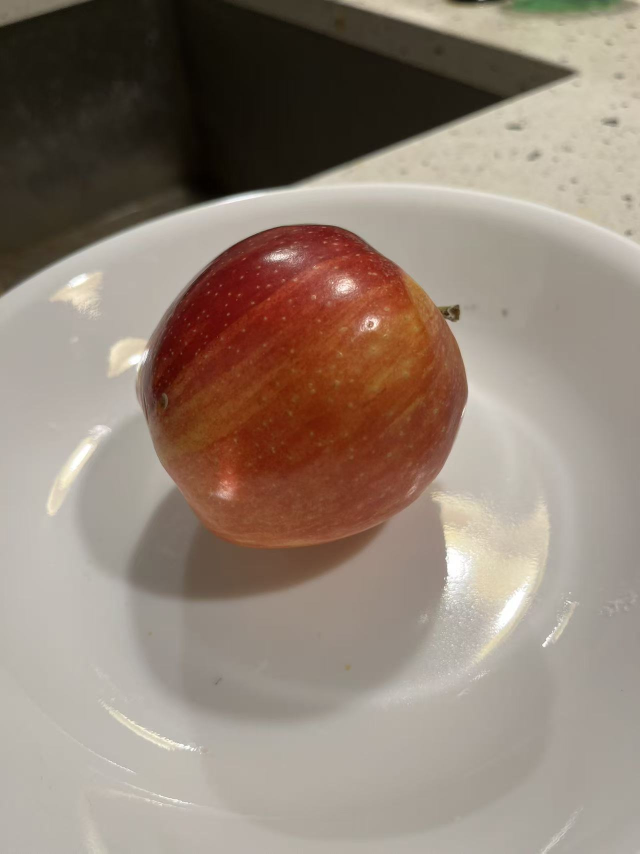
#> input picture test_images/01300169_001.jpg, 1280 x 1707 px (shown at 1/2 size)
$ python -i preprocess_utils.py   (imports and definitions only)   (older library calls are emulated)
#> lines starting #> are read from the running program, lines starting #| are printed output that depends on the picture; after the words box and inside, x2 and y2 are one past the last pixel; in counts of white or black regions, pixels touching at a corner belong together
import cv2
import numpy as np
from skimage import morphology
from pyefd import elliptic_fourier_descriptors
import mahotas
import matplotlib.pyplot as plt

### STEP 1: invariance normalization
# Shuo Li & Ji Li

# Image size and (future) orientation policy
TARGET_SIZE = (90, 90)
# Note:
# Orientation policy is defined for later pipeline stages.
# Step 1 does not perform rotation
ELONGATED_FRUITS = {"cucumber", "carrot"}  # may apply rotation in later stages
SPHERICAL_FRUITS = {"apple", "orange"}     # no rotation needed


# -------- Step 1: Input & Basic Normalisation --------
def load_and_normalize(path, target_size=TARGET_SIZE):
    # Read image from file
#> called with path = '../test_images/01300169_001.jpg', target_size = (90, 90)
    img_bgr = cv2.imread(path)
#> img_bgr is the input picture: shape (1707, 1280, 3); mean B, G, R 117.4, 130.1, 145.6
    if img_bgr is None:
        raise ValueError(f"Could not read image: {path}")

    # Convert BGR to RGB
    img_rgb = cv2.cvtColor(img_bgr, cv2.COLOR_BGR2RGB)

    # Resize to a fixed resolution
    img_resized = cv2.resize(img_rgb, target_size, interpolation=cv2.INTER_AREA)

    # --- (A) Light Gaussian smoothing to suppress sensor noise
    # (small kernel to preserve edges for segmentation stage) ---
    img_resized = cv2.GaussianBlur(img_resized, (3, 3), 0)
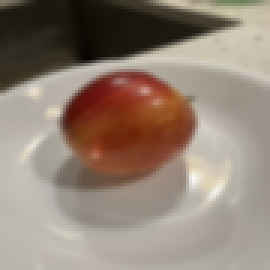
#> img_resized: shape (90, 90, 3) (shown 3 times larger); mean R, G, B 145.7, 130.2, 117.4

    # --- (B) Gray-world white balance (color constancy) ---
    img_float = img_resized.astype(np.float32)
    mean_rgb = img_float.reshape(-1, 3).mean(axis=0)
#> mean_rgb = [145.7, 130.2, 117.4]
    mean_gray = mean_rgb.mean()
#> mean_gray = 131.1
    scale = mean_gray / (mean_rgb + 1e-6)
#> scale = [0.9, 1.01, 1.12]
    img_wb = img_float * scale
    img_wb = np.clip(img_wb, 0, 255).astype(np.uint8)

    # --- (C) Illumination normalization: CLAHE on V channel ---
    hsv = cv2.cvtColor(img_wb, cv2.COLOR_RGB2HSV)
#> hsv: shape (90, 90, 3); mean H, S, V 73.4, 56.1, 143.4
    h, s, v = cv2.split(hsv)
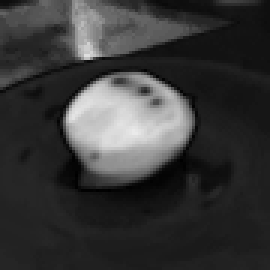
#> s: shape (90, 90) (shown 3 times larger); min 0, max 234, mean 56.1
    clahe = cv2.createCLAHE(clipLimit=2.0, tileGridSize=(8, 8))
    v2 = clahe.apply(v)
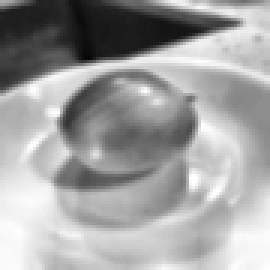
#> v2: shape (90, 90) (shown 3 times larger); min 7, max 255, mean 161.3
    hsv2 = cv2.merge((h, s, v2))
#> hsv2: shape (90, 90, 3); mean H, S, V 73.4, 56.1, 161.3
    img_norm = cv2.cvtColor(hsv2, cv2.COLOR_HSV2RGB)
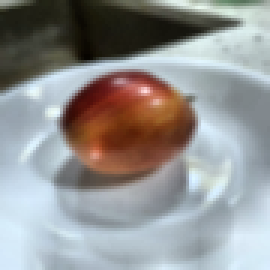
#> img_norm: shape (90, 90, 3) (shown 3 times larger); mean R, G, B 146.6, 146.9, 146.5

    # Ensure output is uint8
    img_norm = img_norm.astype(np.uint8)

    return img_norm

### STEP 2-1: segmentation
# Changrong Zheng


# Design goals (per proposal):
# - Colour-based segmentation (preferred over grayscale for similarly-shaped items with different chromatic patterns)
# - Produce a binary mask (0 = background, 255 = object) for downstream shape + colour feature extraction
# - Keep this step *structural-free*: mask refinement is handled in STEP 3
from skimage.filters import threshold_otsu

def _corner_samples(arr: np.ndarray, patch: int = 10) -> np.ndarray:
    """Collect pixels from four corner patches (shape: [N, C])."""
    H, W = arr.shape[:2]
    p = int(min(patch, H // 2, W // 2))
    if p <= 0:
        return arr.reshape(-1, arr.shape[-1])
    corners = np.concatenate(
        [
            arr[:p, :p].reshape(-1, arr.shape[-1]),
            arr[:p, -p:].reshape(-1, arr.shape[-1]),
            arr[-p:, :p].reshape(-1, arr.shape[-1]),
            arr[-p:, -p:].reshape(-1, arr.shape[-1]),
        ],
        axis=0,
    )
    return corners

def segment_fruit(
    img_rgb: np.ndarray,
    patch: int = 10,
    bg_quantile: float = 0.995,
    v_min_floor: int = 20,
    reg: float = 1e-3,
) -> np.ndarray:
    """Colour-based segmentation using a background chroma model.

    This function uses Step 1's normalised RGB image (uint8) and returns a *raw*
    binary mask. Any morphological/structural cleanup (hole-filling, largest CC,
    closing/opening, etc.) is intentionally deferred to STEP 3.

    Method summary
    -------------
    1) Convert RGB -> Lab and HSV.
    2) Estimate a background model from corner patches using Lab chroma (a*, b*).
       Background pixels should be close to the corners in typical acquisitions.
    3) Compute per-pixel (regularised) Mahalanobis distance in (a*, b*) space.
    4) Threshold distances to obtain a binary mask; auto-correct if too strict/loose.

    Parameters
    ----------
    img_rgb : np.ndarray
        Normalised RGB image (H x W x 3), uint8, typically 90x90.
    patch : int
        Corner patch size used to estimate background statistics.
    bg_quantile : float
        Quantile of background distance used as the initial threshold.
    v_min_floor : int
        Minimum V (brightness) floor to suppress very dark noise.
    reg : float
        Diagonal regularisation added to the background covariance (stability).

    Returns
    -------
    mask : np.ndarray
        uint8 mask with values {0, 255}, same height/width as the input.
    """
#> called with patch = 10, bg_quantile = 0.995, v_min_floor = 20, reg = 0.001
    if img_rgb.dtype != np.uint8:
        # Be defensive: Step 1 returns uint8, but keep this robust.
        img_rgb = np.clip(img_rgb, 0, 255).astype(np.uint8)

    H, W = img_rgb.shape[:2]
#> H = 90; W = 90

    # Colour spaces
    hsv = cv2.cvtColor(img_rgb, cv2.COLOR_RGB2HSV)
#> hsv: shape (90, 90, 3); mean H, S, V 73.5, 57.1, 161.3
    lab = cv2.cvtColor(img_rgb, cv2.COLOR_RGB2LAB)
#> lab: shape (90, 90, 3); mean of channels 0, 1, 2 153.2, 129, 129.3

    # Background samples from corners
    bg_hsv = _corner_samples(hsv, patch=patch).astype(np.float32)
#> in _corner_samples, `corners = np.concatenate( [ arr[:p, :p].reshape(-1, arr.shape[-1]), ar..`: corners = 400 rows, first 8: [50, 14, 170], [50, 14, 170], [50, 14, 166], [57, 14, 161], [46, 19, 151], [46, 21, 136], [45, 25, 124], [41, 32, 112]
#> bg_hsv has the same summary as corners in _corner_samples
    bg_lab = _corner_samples(lab, patch=patch).astype(np.float32)
#> in _corner_samples (call 2), `corners = np.concatenate( [ arr[:p, :p].reshape(-1, arr.shape[-1]), ar..`: corners = 400 rows, first 8: [176, 124, 132], [176, 124, 132], [172, 124, 132], [167, 123, 132], [157, 124, 133], [143, 124, 133], [131, 123, 134], [119, 123, 135]
#> bg_lab has the same summary as corners in _corner_samples

    # Use chroma only (a*, b*) for colour separation
    bg_ab = bg_lab[:, 1:3]
#> bg_ab = 400 pairs, first value 113 to 127, second value 118 to 138
    mu = bg_ab.mean(axis=0)
#> mu = [123.7, 125.9]

    # Regularised covariance for stability on small samples
    cov = np.cov(bg_ab.T)
#> cov = [[4.02, -2.62], [-2.62, 46.75]]
    if cov.shape != (2, 2):  # safety for degenerate cases
        cov = np.eye(2, dtype=np.float32)
    cov = cov.astype(np.float32) + float(reg) * np.eye(2, dtype=np.float32)

    try:
        inv_cov = np.linalg.inv(cov)
#> inv_cov = [[0.258, 0.0145], [0.0145, 0.0222]]
    except np.linalg.LinAlgError:
        inv_cov = np.linalg.pinv(cov)

    # Mahalanobis distance map in ab-space
    ab = lab[..., 1:3].reshape(-1, 2).astype(np.float32)
#> ab = 8100 pairs, first value 109 to 169, second value 114 to 171
    diff = ab - mu.reshape(1, 2)
#> diff = 8100 pairs, first value -14.65 to 45.35, second value -11.88 to 45.12
    d2 = np.einsum("ij,jk,ik->i", diff, inv_cov, diff).reshape(H, W)
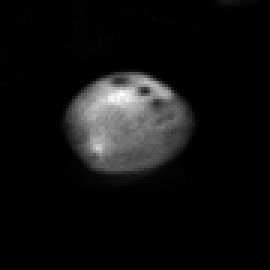
#> d2: shape (90, 90) float32 (shown 3 times larger); min 0.0332, max 599, mean 38.4; drawn with min black and max white

    # Brightness guardrail using V
    bg_v_mean = float(bg_hsv[:, 2].mean())
#> bg_v_mean = 186.4
    bg_v_std = float(bg_hsv[:, 2].std())
#> bg_v_std = 83.16
    v_min = int(max(v_min_floor, bg_v_mean - 2.0 * bg_v_std))
#> v_min = 20
    V = hsv[..., 2].astype(np.int32)

    # Threshold from background distance distribution
    # (use corner distances as a proxy for the background class)
    bg_d2 = d2.copy()
    # Only take distances in corner patches (same sampling geometry)
    bg_d2_samp = _corner_samples(bg_d2[..., None], patch=patch).reshape(-1)
#> bg_d2_samp = 400 values, max 28.82 at index 100, min 0.0711 at index 198, mean 1.99
    tau = float(np.quantile(bg_d2_samp, bg_quantile))
#> tau = 19.09

    raw = ((d2 > tau) & (V >= v_min)).astype(np.uint8) * 255
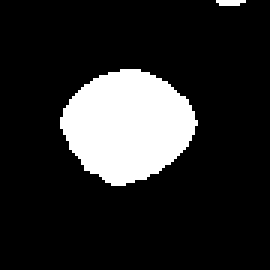
#> raw: shape (90, 90) (shown 3 times larger); 15.9% white; 2 white regions (1 under 20 px), largest, box (x1, y1, x2, y2) and area: (20, 23, 66, 62) 1270

    # Auto-correct if threshold is too strict/too loose
    frac = raw.mean() / 255.0
#> frac = 0.159
    if frac < 0.03 or frac > 0.90:
        # Fallback 1: Otsu on distance map (often works when background stats are messy)
        try:
            tau2 = float(threshold_otsu(d2.astype(np.float32)))
            raw2 = ((d2 > tau2) & (V >= v_min)).astype(np.uint8) * 255
            frac2 = raw2.mean() / 255.0
            if 0.03 <= frac2 <= 0.90:
                raw = raw2
                frac = frac2
        except Exception:
            pass

    if frac < 0.03:
        # Fallback 2: saturation thresholding (simple but robust on light backgrounds)
        S = hsv[..., 1].astype(np.int32)
        bg_s_mean = float(bg_hsv[:, 1].mean())
        bg_s_std = float(bg_hsv[:, 1].std())
        s_thresh = int(np.clip(bg_s_mean + 2.5 * bg_s_std, 25, 240))
        raw = ((S >= s_thresh) & (V >= v_min)).astype(np.uint8) * 255

    return raw

### STEP 2-2: segmentation
# Bowen Su

from scipy.signal import wiener

# [5 lines left out: function _to_float01, not called in this run]

def _to_uint8(img01: np.ndarray) -> np.ndarray:
    return np.clip(img01 * 255.0 + 0.5, 0, 255).astype(np.uint8)

# [212 lines left out: functions _apply_mask_preserve_bg, sigf_filter, color_wiener_filter, guided_box_filter, not called in this run]


### STEP 3: mask refinement
# Jinnan Li

import numpy as np
from skimage import morphology, measure


# 1. Mask Refinement Function
def refine_mask(
    mask: np.ndarray,
    hole_area: int = 200,
    min_object_size: int = 300,
    closing_radius: int = 5,
    opening_radius: int = 2,
) -> np.ndarray:
    """
    Structural mask refinement with tunable parameters.

    Args:
        mask: Input binary mask (any numeric dtype; nonzero = foreground).
        hole_area: Max area of internal holes to fill (pixels).
        min_object_size: Minimum connected component size to keep (pixels).
        closing_radius: Disk radius for morphological closing.
        opening_radius: Disk radius for morphological opening.

    Returns:
        Refined binary mask as uint8 with values {0, 255}.
    """

    # Convert to boolean
    mask_bool = mask > 0

    # Fill small internal holes
    mask_filled = morphology.remove_small_holes(
        mask_bool,
        area_threshold=hole_area
    )

    # Remove small objects (noise)
    mask_clean = morphology.remove_small_objects(
        mask_filled,
        min_size=min_object_size
    )

    # Morphological closing (bridge gaps)
    if closing_radius > 0:
        mask_clean = morphology.closing(
            mask_clean,
            morphology.disk(closing_radius)
        )

    # Morphological opening (remove thin artifacts)
    if opening_radius > 0:
        mask_clean = morphology.opening(
            mask_clean,
            morphology.disk(opening_radius)
        )

    # Keep largest connected component
    labeled = measure.label(mask_clean)
    if labeled.max() == 0:
        # Fallback to hole-filled version
        return mask_filled.astype(np.uint8) * 255

    regions = measure.regionprops(labeled)
    largest = max(regions, key=lambda r: r.area)

    mask_final = labeled == largest.label
    return mask_final.astype(np.uint8) * 255


# 2. Structural Quality Score
def mask_quality_score(mask: np.ndarray) -> float:
    """
    Structural quality score.
    Lower score = better mask.

    Combines:
        - Solidity
        - Boundary smoothness
        - Coverage
    """

    binary = mask > 0
    labeled = measure.label(binary)
    props = measure.regionprops(labeled)

    if not props:
        return np.inf

    region = max(props, key=lambda r: r.area)
    area = region.area
    convex_area = region.area_convex
    perimeter = region.perimeter

    if area == 0 or convex_area == 0:
        return np.inf

    # Solidity
    solidity = area / convex_area
    solidity_penalty = 1.0 - solidity

    # Boundary smoothness
    # Compactness-like metric
    roughness = (perimeter ** 2) / (4 * np.pi * area)

    roughness_penalty = max(0.0, roughness - 1.2)

    # Coverage
    image_area = binary.size
    coverage = area / image_area
    coverage_penalty = max(0.0, 0.02 - coverage)  # penalize extremely tiny masks

    # Weighted score
    score = (
        0.6 * solidity_penalty +
        0.3 * roughness_penalty +
        0.1 * coverage_penalty
    )

    return float(score)


# 3. Automatic Parameter Optimization
def optimize_mask(raw_mask: np.ndarray):
    """
    Grid-search refinement parameters.

    Returns:
        best_mask
        best_params
        best_score
    """

    best_score = np.inf
    best_mask = None
    best_params = None

    param_grid = dict(
        hole_area=[100, 200, 400],
        min_object_size=[200, 300, 500],
        closing_radius=[3, 5, 7],
        opening_radius=[1, 2],
    )

    for hole_area in param_grid["hole_area"]:
        for min_size in param_grid["min_object_size"]:
            for closing_radius in param_grid["closing_radius"]:
                for opening_radius in param_grid["opening_radius"]:

                    if opening_radius >= closing_radius:
                        continue

                    refined = refine_mask(
                        raw_mask,
                        hole_area=hole_area,
                        min_object_size=min_size,
                        closing_radius=closing_radius,
                        opening_radius=opening_radius,
                    )

                    score = mask_quality_score(refined)

                    if score < best_score:
                        best_score = score
                        best_mask = refined
                        best_params = {
                            "hole_area": hole_area,
                            "min_object_size": min_size,
                            "closing_radius": closing_radius,
                            "opening_radius": opening_radius,
                        }
#> this loop made 3 passes
#> pass 1, in refine_mask, `mask_clean = morphology.remove_small_objects( mask_filled, min_size=mi..`:
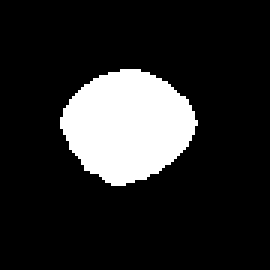
#> mask_clean: shape (90, 90) bool (shown 3 times larger); 15.7% white; 1 white region, box (x1, y1, x2, y2) and area: (20, 23, 66, 62) 1270
#> after the loop: best_mask: shape (90, 90); 15.7% white; 1 white region, box (x1, y1, x2, y2) and area: (20, 23, 66, 62) 1269
#> after the loop: refined: shape (90, 90); 15.6% white; 1 white region, box (x1, y1, x2, y2) and area: (20, 23, 66, 62) 1267

    # Fallback safety
    if best_mask is None:
        best_mask = refine_mask(raw_mask)
        best_params = {}
        best_score = mask_quality_score(best_mask)

    return best_mask, best_params, best_score

### STEP 4: shape representation
# Yu-Chao Huang & Yudi Wang


def compute_shape_features(mask_clean):
    """
    Extract advanced shape features from refined mask.
    """
    contours, _ = cv2.findContours(mask_clean, cv2.RETR_EXTERNAL,
                                   cv2.CHAIN_APPROX_NONE)

    if len(contours) == 0:
        raise ValueError("No contour found in mask.")

    cnt = max(contours, key=cv2.contourArea)

    # -------------------------
    # Boundary smoothing
    # -------------------------
    pts = cnt[:, 0, :].astype(np.float32)

    # Gaussian smoothing along contour
    ksize = 5
    pts_smooth = np.copy(pts)
    pts_smooth[:, 0] = cv2.GaussianBlur(pts[:, 0], (ksize, 1), 0).flatten()
    pts_smooth[:, 1] = cv2.GaussianBlur(pts[:, 1], (ksize, 1), 0).flatten()

    cnt_smooth = pts_smooth.reshape(-1, 1, 2).astype(np.int32)

    # -------------------------
    # Geometric features
    # -------------------------
    area = cv2.contourArea(cnt_smooth)
    perimeter = cv2.arcLength(cnt_smooth, True)
    perimeter_norm = perimeter / (np.sqrt(area) + 1e-6)
    circularity = (4 * np.pi * area) / (perimeter * perimeter + 1e-6)

    # -------------------------
    # Solidity
    # -------------------------
    hull = cv2.convexHull(cnt_smooth)
    hull_area = cv2.contourArea(hull)
    solidity = area / (hull_area + 1e-6)

    # -------------------------
    # Eccentricity
    # -------------------------
    if len(cnt_smooth) >= 5:
        ellipse = cv2.fitEllipse(cnt_smooth)
        (_, axes, _) = ellipse
        major_axis = max(axes)
        minor_axis = min(axes)
        eccentricity = np.sqrt(1 - (minor_axis / (major_axis + 1e-6))**2)
    else:
        eccentricity = 0.0

    # -------------------------
    # Curvature (smoothed)
    # -------------------------
    dx = np.gradient(pts_smooth[:, 0])
    dy = np.gradient(pts_smooth[:, 1])
    ddx = np.gradient(dx)
    ddy = np.gradient(dy)

    curvature = np.mean(
        np.abs(dx * ddy - dy * ddx) /
        (dx * dx + dy * dy + 1e-6) ** 1.5
    )

    # -------------------------
    # Elliptic Fourier Descriptors
    # -------------------------
#> (the run stopped early here; a loop or call above may not have finished)

$ run again, on test_images/01300169_006.jpg
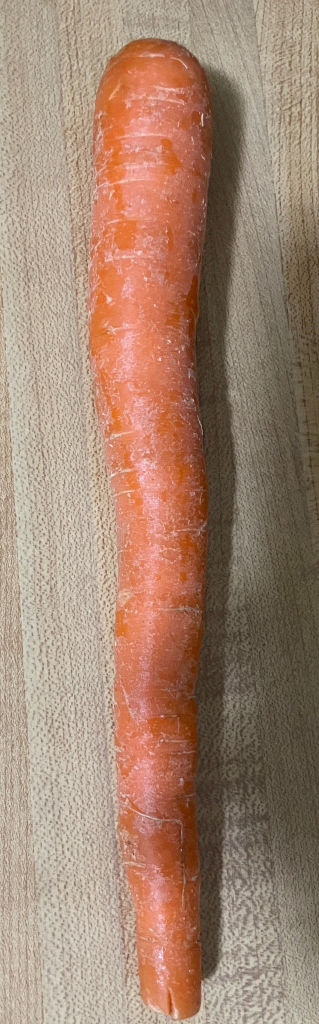
#> input picture test_images/01300169_006.jpg, 638 x 2048 px (shown at 1/2 size)
#> in load_and_normalize, img_bgr is the input picture: shape (2048, 638, 3); mean B, G, R 112.9, 132.4, 162.8
#> mean_rgb = [162.9, 132.4, 112.9]
#> mean_gray = 136
#> scale = [0.835, 1.03, 1.2]
#> hsv2: shape (90, 90, 3); mean H, S, V 71.2, 55.3, 171.8
#> lab: shape (90, 90, 3); mean of channels 0, 1, 2 160, 129.1, 128.8
#> corners = 400 rows, first 8: [97, 42, 156], [97, 42, 152], [97, 42, 152], [98, 42, 156], [98, 42, 156], [98, 42, 156], [98, 43, 165], [98, 43, 167]
#> bg_hsv has the same summary as corners in _corner_samples
#> corners = 400 rows, first 8: [155, 122, 122], [151, 123, 122], [151, 123, 122], [154, 123, 122], [154, 123, 122], [154, 123, 122], [163, 122, 122], [165, 122, 122]
#> bg_lab has the same summary as corners in _corner_samples
#> bg_ab = 400 pairs, first value 119 to 124, second value 116 to 128
#> mu = [121.8, 121]
#> in segment_fruit, `cov = np.cov(bg_ab.T)`: cov = [[1.08, -1.12], [-1.12, 8.35]]
#> in segment_fruit, `cov = cov.astype(np.float32) + float(reg) * np.eye(2, dtype=np.float32)`: cov = [[1.08, -1.12], [-1.12, 8.36]]
#> inv_cov = [[1.08, 0.144], [0.144, 0.139]]
#> ab = 8100 pairs, first value 118 to 156, second value 113 to 173
#> diff = 8100 pairs, first value -3.78 to 34.22, second value -7.96 to 52.04
#> bg_v_mean = 196.9
#> bg_v_std = 27.41
#> v_min = 142
#> bg_d2_samp = 400 values, max 7.35 at index 119, min 0.0562 at index 8, mean 1.99
#> tau = 7.35
#> in segment_fruit, `raw = ((d2 > tau) & (V >= v_min)).astype(np.uint8) * 255`:
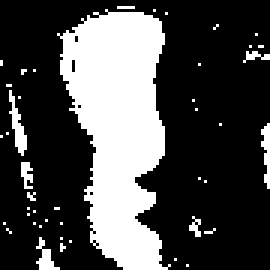
#> raw: shape (90, 90) (shown 3 times larger); 28.9% white; 44 white regions (39 under 20 px), largest, box (x1, y1, x2, y2) and area: (19, 3, 57, 90) 2089, (3, 30, 9, 52) 56, (87, 41, 90, 63) 41, (12, 79, 20, 90) 38, (7, 54, 11, 63) 25
#> frac = 0.289
#> the loop in optimize_mask, `for hole_area in param_grid["hole_area"]:` made 3 passes
#> after the loop in optimize_mask, `for hole_area in param_grid["hole_area"]:`:
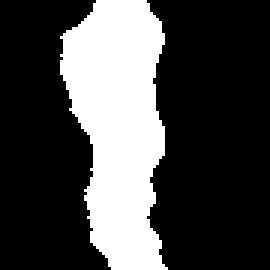
#> best_mask: shape (90, 90) (shown 3 times larger); 28% white; 1 white region, box (x1, y1, x2, y2) and area: (20, 0, 56, 90) 2264
